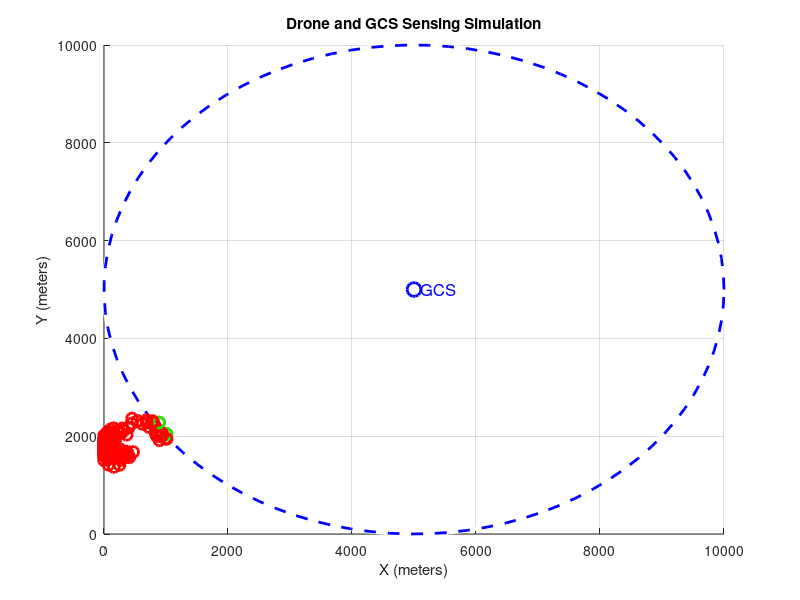

Reproduce this figure in MATLAB.
% Parameters
mapSize = 10000; % 10 km x 10 km area
dronePos = [1000, 2000]; % Initial drone position (x, y)
gcsPos = [5000, 5000]; % GCS position (fixed at center)
sensingRadius = 5000; % GCS sensing radius (5 km)
timeSteps = 100; % Number of simulation steps
droneSpeed = 100; % Drone speed per step (in meters)
dt = 1; % Time step duration

% Create a figure for visualization
figure;
axis([0 mapSize 0 mapSize]);
hold on;
grid on;
xlabel('X (meters)');
ylabel('Y (meters)');
title('Drone and GCS Sensing Simulation');

% Plot the GCS and its sensing radius
viscircles(gcsPos, sensingRadius, 'EdgeColor', 'b', 'LineStyle', '--');
plot(gcsPos(1), gcsPos(2), 'bo', 'MarkerSize', 10, 'LineWidth', 2);
text(gcsPos(1)+100, gcsPos(2), 'GCS', 'Color', 'blue', 'FontSize', 12);

% Simulation loop
for t = 1:timeSteps
    % Update drone's position (simple random walk or predefined trajectory)
    angle = rand() * 2 * pi; % Random direction
    dronePos = dronePos + droneSpeed * [cos(angle), sin(angle)] * dt;
    
    % Ensure drone stays within bounds
    dronePos = min(max(dronePos, 0), mapSize);
    
    % Plot the drone
    plot(dronePos(1), dronePos(2), 'ro', 'MarkerSize', 8, 'LineWidth', 2);
    
    % Check if drone is within GCS sensing radius
    distanceToGCS = norm(dronePos - gcsPos);
    if distanceToGCS <= sensingRadius
        % Drone detected
        plot(dronePos(1), dronePos(2), 'go', 'MarkerSize', 8, 'LineWidth', 2);
        disp(['Drone detected at time step ', num2str(t), ...
              ' at position: ', num2str(dronePos)]);
    else
        % Drone not detected
        disp(['Drone not detected at time step ', num2str(t)]);
    end
    
    % Pause for visualization
    pause(0.1);
end

